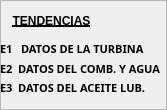
  <widget class="QFrame" name="frame_5">
   <property name="geometry">
    <rect>
     <x>637</x>
     <y>290</y>
     <width>167</width>
     <height>110</height>
    </rect>
   </property>
   <property name="frameShape">
    <enum>QFrame::StyledPanel</enum>
   </property>
   <property name="frameShadow">
    <enum>QFrame::Raised</enum>
   </property>
   <widget class="QLabel" name="label_21">
    <property name="geometry">
     <rect>
      <x>-14</x>
      <y>10</y>
      <width>131</width>
      <height>21</height>
     </rect>
    </property>
    <property name="minimumSize">
     <size>
      <width>131</width>
      <height>21</height>
     </size>
    </property>
    <property name="font">
     <font>
      <pointsize>9</pointsize>
      <weight>75</weight>
      <bold>true</bold>
      <underline>true</underline>
     </font>
    </property>
    <property name="text">
     <string>TENDENCIAS</string>
    </property>
    <property name="alignment">
     <set>Qt::AlignCenter</set>
    </property>
   </widget>
   <widget class="QLabelClick" name="lb_E1_1">
    <property name="geometry">
     <rect>
      <x>0</x>
      <y>40</y>
      <width>171</width>
      <height>17</height>
     </rect>
    </property>
    <property name="minimumSize">
     <size>
      <width>20</width>
      <height>0</height>
     </size>
    </property>
    <property name="font">
     <font>
      <family>Agency FB</family>
      <pointsize>8</pointsize>
      <weight>75</weight>
      <bold>true</bold>
      <underline>false</underline>
     </font>
    </property>
    <property name="cursor">
     <cursorShape>PointingHandCursor</cursorShape>
    </property>
    <property name="text">
     <string>E1   DATOS DE LA TURBINA</string>
    </property>
    <property name="alignment">
     <set>Qt::AlignLeading|Qt::AlignLeft|Qt::AlignVCenter</set>
    </property>
   </widget>
   <widget class="QLabelClick" name="lb_E2_1">
    <property name="geometry">
     <rect>
      <x>0</x>
      <y>60</y>
      <width>171</width>
      <height>17</height>
     </rect>
    </property>
    <property name="minimumSize">
     <size>
      <width>20</width>
      <height>0</height>
     </size>
    </property>
    <property name="font">
     <font>
      <family>Agency FB</family>
      <pointsize>8</pointsize>
      <weight>75</weight>
      <bold>true</bold>
      <underline>false</underline>
     </font>
    </property>
    <property name="cursor">
     <cursorShape>PointingHandCursor</cursorShape>
    </property>
    <property name="text">
     <string>E2  DATOS DEL COMB. Y AGUA</string>
    </property>
    <property name="alignment">
     <set>Qt::AlignLeading|Qt::AlignLeft|Qt::AlignVCenter</set>
    </property>
   </widget>
   <widget class="QLabelClick" name="lb_E3_1">
    <property name="geometry">
     <rect>
      <x>0</x>
      <y>79</y>
      <width>161</width>
      <height>17</height>
     </rect>
    </property>
    <property name="minimumSize">
     <size>
      <width>20</width>
      <height>0</height>
     </size>
    </property>
    <property name="font">
     <font>
      <family>Agency FB</family>
      <pointsize>8</pointsize>
      <weight>75</weight>
      <bold>true</bold>
      <underline>false</underline>
     </font>
    </property>
    <property name="cursor">
     <cursorShape>PointingHandCursor</cursorShape>
    </property>
    <property name="text">
     <string>E3  DATOS DEL ACEITE LUB.</string>
    </property>
    <property name="alignment">
     <set>Qt::AlignLeading|Qt::AlignLeft|Qt::AlignVCenter</set>
    </property>
   </widget>
  </widget>
